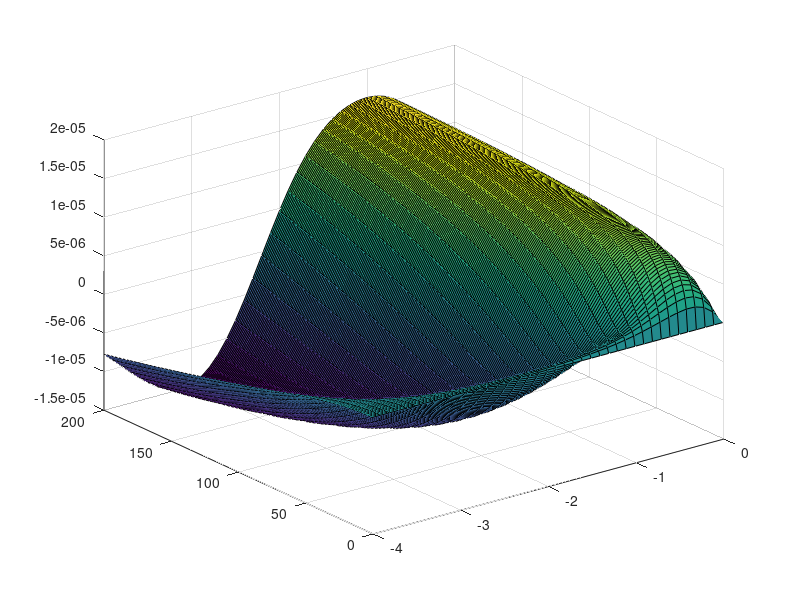
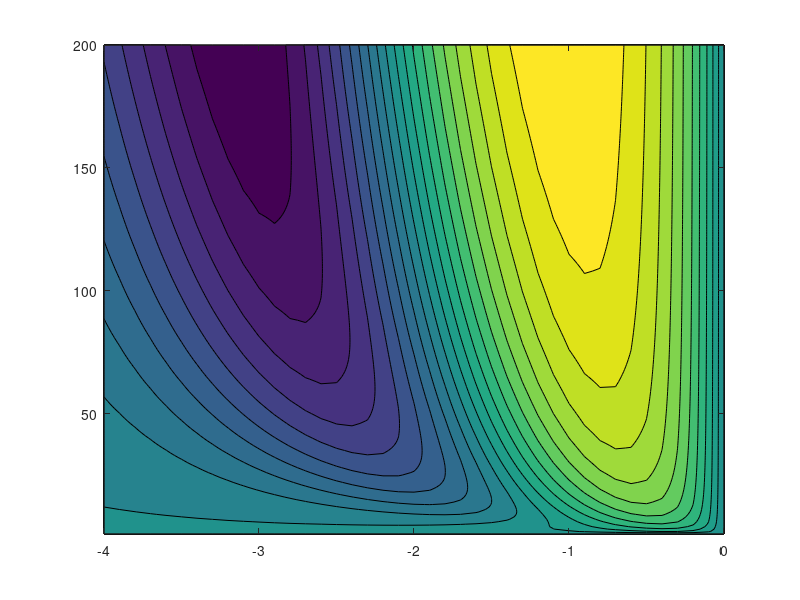

The MATLAB script that drew these images, in order:
%% hetero interactions -- total energy calculation
% A + B <--> AB
%constants

kd = 1e-3; % dimer binding affinity
A_tot = 0.05e-4; % total concentration of A
B_tot = A_tot; % total concentration of B
tot_protein = A_tot + B_tot; % total combined concentration

B_mult = 1; %number of A that can bind one B molecule

% values in the absence of condensates
AB_original = 0.5*(A_tot+B_tot+kd-sqrt((-A_tot-B_tot-kd)^2-4*A_tot*B_tot));
A_original = A_tot - AB_original;
B_original = B_tot - AB_original;

%%%
c_sat = 0.1; % saturation concentration - limit of concentration in dense phase
chemPot_constant = 1e-1; %constant to induce energetic cost a dense phase concentrations
                         %approaching saturation concentration

%variables
part = [1:1:200]; %range of partition coefficients
Vf_log = [-4:0.1:0]; %range of volume fractions - log10
Vf = 10.^Vf_log;

[X,Y] = meshgrid(Vf_log,part); %xy for plotting

% preallocate
A_tot_cond = zeros(length(part),length(Vf_log));
A_free_cond = zeros(length(part),length(Vf_log));

B_tot_cond = zeros(length(part),length(Vf_log));
B_free_cond = zeros(length(part),length(Vf_log));

AB_cond = zeros(length(part),length(Vf_log));

A_tot_dil = zeros(length(part),length(Vf_log));
A_free_dil = zeros(length(part),length(Vf_log));

B_tot_dil = zeros(length(part),length(Vf_log));
B_free_dil = zeros(length(part),length(Vf_log));

AB_dil = zeros(length(part),length(Vf_log));

A_free_tot = zeros(length(part),length(Vf_log));
B_free_tot = zeros(length(part),length(Vf_log));
AB_tot = zeros(length(part),length(Vf_log));

S_bound = zeros(length(part),length(Vf_log));
S_A_free = zeros(length(part),length(Vf_log));
S_B_free = zeros(length(part),length(Vf_log));

cond_tot_protein = zeros(length(part),length(Vf_log));
u_cond = zeros(length(part),length(Vf_log));

%%%
%calulations at varying partition coefficient and volume fraction
for i=1:length(part)
    for j=1:length(Vf_log)

        % calculate condensate concentrations
        A_tot_cond(i,j) = A_tot/(Vf(j)+(1-Vf(j))/part(i));
        B_tot_cond(i,j) = B_tot/(Vf(j)+(1-Vf(j))/part(i));

        AB_cond(i,j) = 0.5*(A_tot_cond(i,j)+B_tot_cond(i,j)+kd-sqrt((-A_tot_cond(i,j)-B_tot_cond(i,j)-kd)^2-4*A_tot_cond(i,j)*B_tot_cond(i,j)));

        A_free_cond(i,j) = A_tot_cond(i,j)-AB_cond(i,j);
        B_free_cond(i,j) = B_tot_cond(i,j)-AB_cond(i,j);

        %calculate dilute region concentrations
        A_tot_dil(i,j) = A_tot/(Vf(j)*(part(i)-1)+1);
        B_tot_dil(i,j) = B_tot/(Vf(j)*(part(i)-1)+1);

        AB_dil(i,j) = 0.5*(A_tot_dil(i,j)+B_tot_dil(i,j)+kd-sqrt((-A_tot_dil(i,j)-B_tot_dil(i,j)-kd)^2-4*A_tot_dil(i,j)*B_tot_dil(i,j)));

        A_free_dil(i,j) = A_tot_dil(i,j)-AB_dil(i,j);
        B_free_dil(i,j) = B_tot_dil(i,j)-AB_dil(i,j);

        cond_tot_protein(i,j) = A_tot_cond(i,j)+B_tot_cond(i,j);

        %%%%
        if (c_sat/(c_sat-cond_tot_protein(i,j)))>0
            u_cond(i,j) = chemPot_constant*Vf(j)*(exp((c_sat/(c_sat-cond_tot_protein(i,j)))^2 -1) - exp((c_sat/(c_sat-tot_protein))^2 -1)); %
        else
            u_cond(i,j)=nan;
        end

        %calculate total concentrations
        A_free_tot(i,j) = Vf(j)*A_free_cond(i,j)+(1-Vf(j))*A_free_dil(i,j);
        B_free_tot(i,j) = Vf(j)*B_free_cond(i,j)+(1-Vf(j))*B_free_dil(i,j);
        AB_tot(i,j) = Vf(j)*AB_cond(i,j)+(1-Vf(j))*AB_dil(i,j);

        %calculate entropy
        S_bound(i,j) = AB_cond(i,j)*Vf(j)*log(AB_cond(i,j))+AB_dil(i,j)*(1-Vf(j))*log(AB_dil(i,j))-AB_original*log(AB_original);
        S_A_free(i,j) = A_free_cond(i,j)*Vf(j)*log(A_free_cond(i,j))+A_free_dil(i,j)*(1-Vf(j))*log(A_free_dil(i,j))-A_original*log(A_original);
        S_B_free(i,j) = B_free_cond(i,j)/B_mult*Vf(j)*log(B_free_cond(i,j)/B_mult)+B_free_dil(i,j)/B_mult*(1-Vf(j))*log(B_free_dil(i,j)/B_mult)-B_original/B_mult*log(B_original/B_mult);

    end
end

%calculate free energy of binding
kd_eff = A_free_tot.*B_free_tot./AB_tot;
dG_bind_permole = log(kd_eff/kd);
dG_bind_tot = dG_bind_permole*tot_protein;

%sum entropy
S_tot = S_A_free+S_B_free+S_bound;
S_tot_permole = S_tot/tot_protein;

%calculate total condensate concentration
cond_tot_protein = A_tot_cond+B_tot_cond;
dil_tot_protein = A_tot_dil+B_tot_dil;

u_cond(u_cond>0.0002) = nan; % remove large energies for plotting clarity

%total energy
E_tot = dG_bind_tot+S_tot + u_cond;
E_tot_permole = dG_bind_permole+S_tot_permole;

conc_kd = tot_protein/kd;
minEnergy = min(E_tot(:));
[p,v] = find(E_tot == minEnergy);
part_min = part(p);
vf_min = Vf(v);
condConc = cond_tot_protein(p,v);

figure()
surf(X,Y,E_tot)
figure();contourf(X,Y,E_tot,20)


